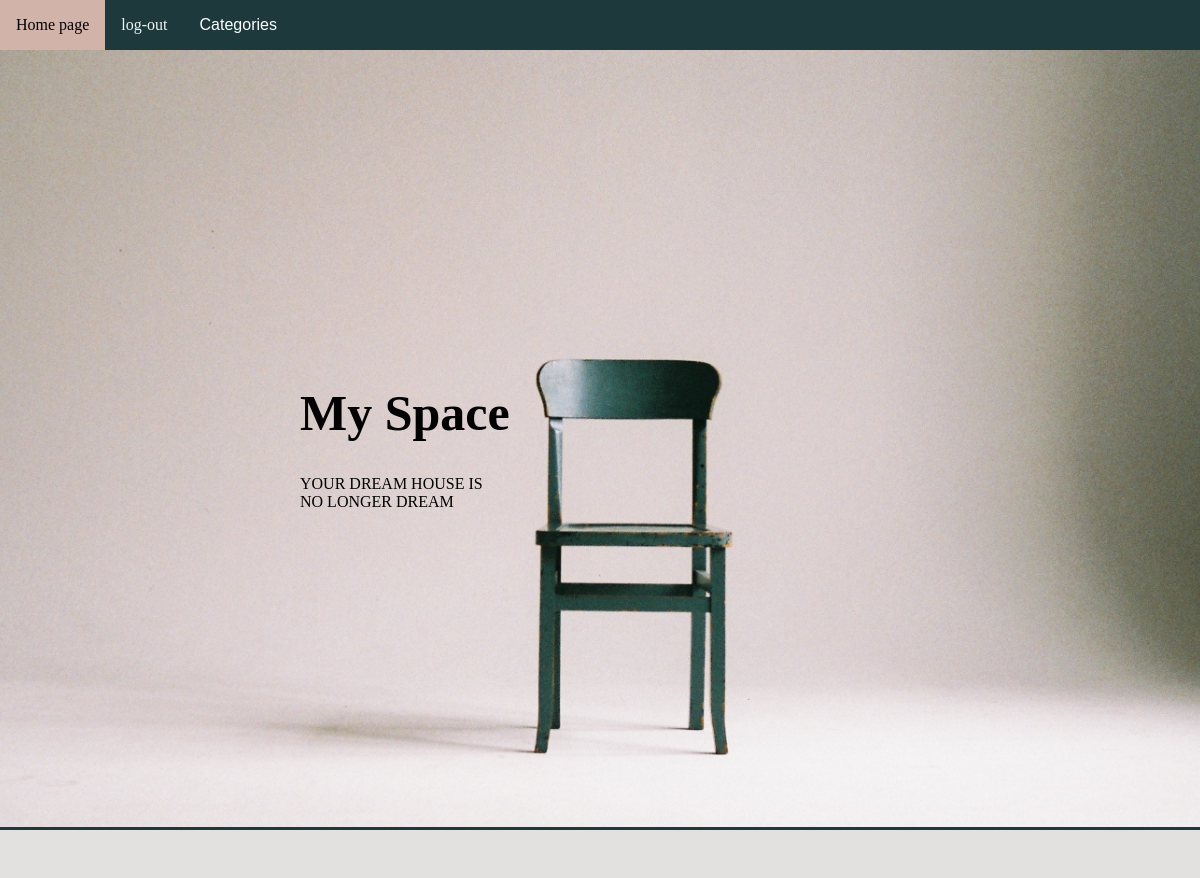
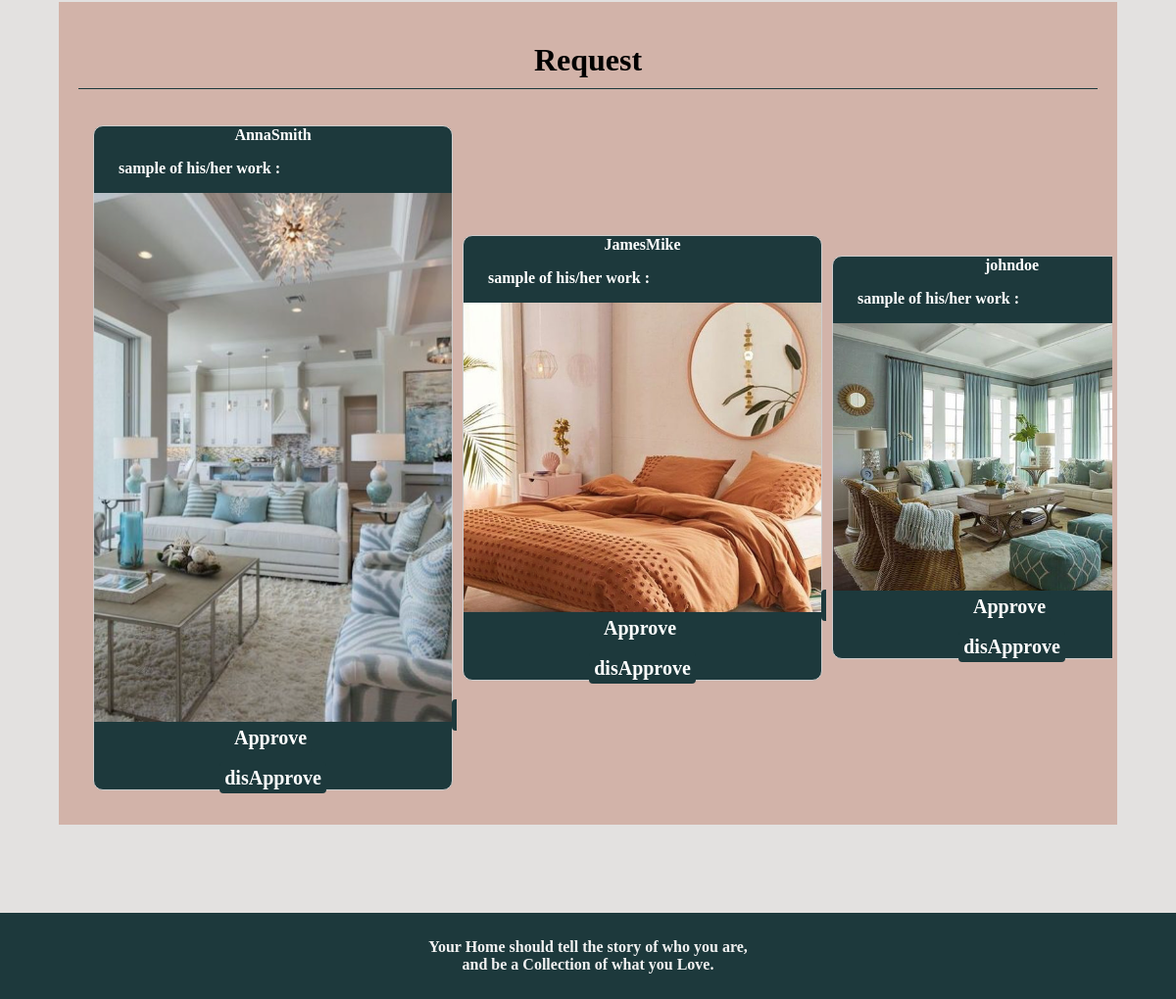
/html/administrator.php, run on the app's committed database (2 pictures, top to bottom).
### tables this page shows
CREATE TABLE `artist` (
  `ArtistUsername` varchar(20) NOT NULL,
  `password` varchar(10) NOT NULL,
  `Email` varchar(50) NOT NULL,
  `Approved` tinyint(1) NOT NULL
);

CREATE TABLE `artwork` (
  `workId` int(10) NOT NULL,
  `title` varchar(40) NOT NULL,
  `Artist` varchar(20) NOT NULL,
  `colorPattern` blob DEFAULT NULL,
  `Date` date NOT NULL,
  `Description` varchar(500) NOT NULL,
  `Artwork` blob NOT NULL,
  `category` varchar(20) NOT NULL,
  `comment_able` tinyint(1) NOT NULL
);

### html/administrator.php (the view, shortened to what this page needs)
<?php
  include_once "/opt/lampp/htdocs/MySpace/html/DBH.php";
?>
<!DOCTYPE html>
<html>
  <head>
    <link rel="stylesheet" type="text/css" href="../CSS/Admin.css">
  </head>
  <body>
    <div class="topnav">
      <a href="Home.php">Home page</a>
      <div class="dropdown">
        <button class="dropbtn">Categories</button>
      </div>
      <a href="logout.php">log-out</a>
    </div>
    <div class=header>
      <h1 id="nameOfWebsite">
          <a  href="Home.php">My Space</a>
      </h1>
      <p>YOUR DREAM HOUSE IS<br> NO LONGER DREAM</p>
    </div>
  <div class="Center ">
      <h1 id="Artist_">
        <strong>Request<strong>
      </h1>
      <div class="Account_boarder">
        <?php
          if(!$conn ){
            die("Connection failed: " . mysqli_connect_error());
          }else{
              $sql ="SELECT * FROM artist
                            WHERE Approved='1';";
              $result= mysqli_query($conn,$sql);
              $resultCheck= mysqli_num_rows($result);
              if($resultCheck>0){
                while ($row = mysqli_fetch_assoc($result)) {
                  echo '<div class="req_border">';
                  echo '<label for="ArtistName">'.$row["ArtistUsername"].'</label>';
                  echo '<p>  sample of his/her work : </p> ';
                  $nameOfArtist=$row['ArtistUsername'];
                  $sql2="SELECT * FROM artwork
                                WHERE Artist='$nameOfArtist';";
                  $result2= mysqli_query($conn,$sql2);
                  $resultCheck2= mysqli_num_rows($result2);
                  $row2='';
                  if($resultCheck2>0){
                    while ($row2 = mysqli_fetch_assoc($result2)) {
                      $folder='../img/';
                      $image_name = $row2['Artwork'];
                     echo '<img class="images" id="image" src="'.$folder.$image_name.'">';
                      break;
                    }
                    echo '<label>
                                <a id="a_inside" style="text-decoration: none; color:white;" href="showresultadmin.php?id='.$row2["workId"].'&user=Approve&artist='.$nameOfArtist.'">
                                  Approve
                                </a>
                              </label>
                              <br>
                              <br>
                              <label>
                                  <a id="a_inside" style="text-decoration: none; color:white;" href="showresultadmin.php?id='.$row2["workId"].'&user=disApprove&artist='.$nameOfArtist.'">
                                    disApprove
                                  </a>
                              </label>';
                    echo '</div>';
                  }
                }
              }
            }
         ?>
      </div>
  </div>
    <div class="footer">
        <p>Your Home should tell the <strong>story</strong> of who you are,<br> and be a Collection of what you Love.</p>
    </div>
  </body>
</html>

### CSS/Admin.css (style rules this page uses)
body { background:#e3e1e0; padding: 0px; margin: 0px; }
.topnav { display: inline-block; background-color: #1d393c; width:100%; }
.topnav a { float:left; display: block; color: #f2f2f2; text-align: center; padding: 16px 16px; font-size: 16px; text-decoration: none; }
.dropbtn { background-color: #1d393c; color: white; padding: 16px; font-size: 16px; border: none; }
.dropdown { position: relative; display: inline-block; }
.header { background-image:url("../img/green-wooden-chair-on-white-surface.jpg"); background-repeat: no-repeat; background-position:center; background-size: cover; border-bottom: 3px solid #1d393c; margin-bottom:0px; top:0%; left: 0%; padding: 300px ; text-align: center right; }
.header a { text-decoration: none; color: black; }
#nameOfWebsite { font-size: 50px; }
.Center { background-color: #d2b3a9; width:auto; hight:auto; padding: 20px; margin-top: 50px; margin-left: 60px; margin-right: 60px; margin-bottom: 90px; text-align: center ; }
#Artist_ { align-items: center; border-bottom: 3px solid #1d393c; border-width:0.1px; padding-top: 0px; padding-bottom: 10px; }
.Account_boarder { width: 100%; height:100%; overflow-x:auto; display: inline-flex; flex-direction: row; position: relative; align-items: center; padding: 5px; margin: 5px; object-fit: cover; }
.req_border { background-color: #1d393c; border: 1px solid #ccc; margin: 5px 5px; object-fit:cover ; width:100%; color: white; border-radius: 10px; }
.req_border p { text-align: left; margin-left: 25px; }
.req_border .images { width:30vw; min-width: 100%; min-height: 100%; }
input[type="radio"],input[type="submit"],#a_inside { width: 100%; padding: 5px; resize: vertical; background-color: #1d393c; color: white; border: none; cursor: pointer; text-align: center; border-radius: 4px; font-size: 20px; text-decoration: none; color:white; }
.footer { background-color: #1d393c; color: #f2f2f2; text-align: center; display: block; padding: 10px 5px; text-decoration: none; bottom: 0; bottom:0; }

### data on the page
artist: ArtistUsername "AnnaSmith"
artwork: Artwork (picture)
artist: ArtistUsername "JamesMike"
artwork: Artwork (picture)
artist: ArtistUsername "johndoe"
artwork: Artwork (picture)
